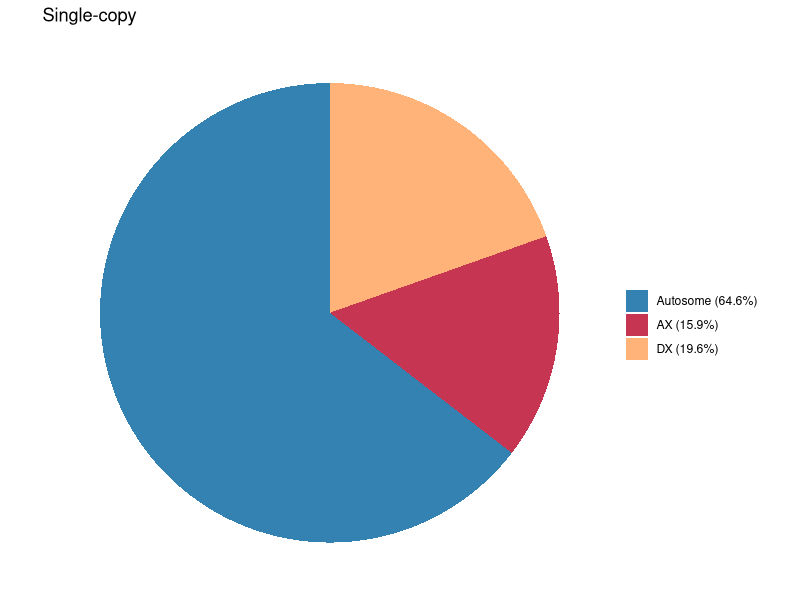
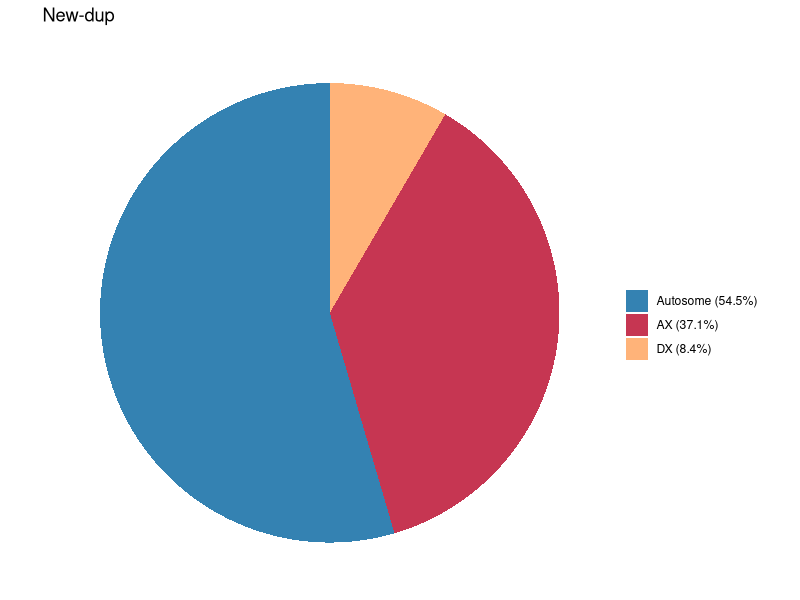
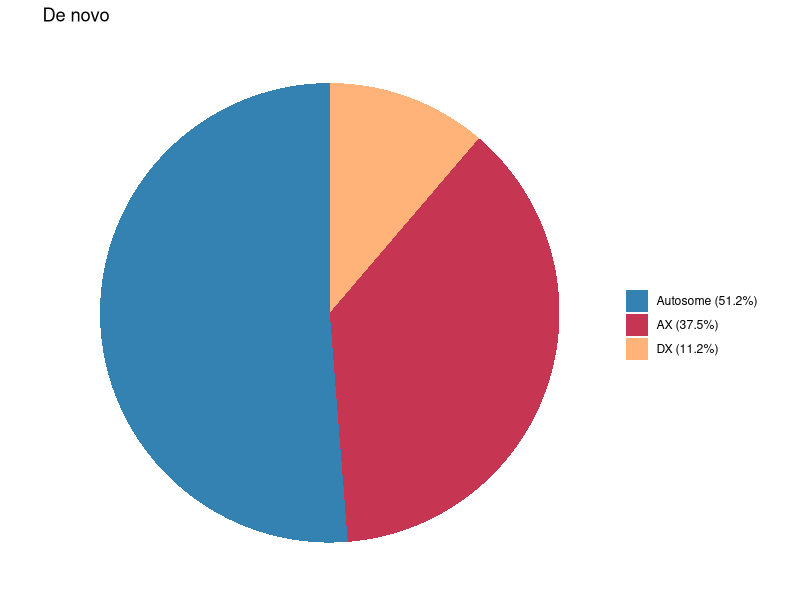

Recreate these plots in R, in order.
# Figure 1A
# Chromosome distribution among different gene sets

library(ggplot2)

# chromosome classes
chr_type<-c("Autosome","AX","DX")

# numbers for each gene class
singlecopy_nums<-c(6605,1622,2004)
newdup_nums<-c(78,53,12)
denovo_nums<-c(41,30,9)

# build dataframe
make_df <- function(nums, setname){
  df <- data.frame(chr_type = chr_type, nums = nums)
  df$set <- setname
  df$chr_type <- factor(df$chr_type, levels = chr_type)
  df$percent <- round(df$nums / sum(df$nums) * 100, 1)
  df$label <- paste0(df$chr_type, " (", df$percent, "%)")
  df
}

df_single <- make_df(singlecopy_nums, "Single-copy")
df_newdup <- make_df(newdup_nums, "New-dup")
df_denovo <- make_df(denovo_nums, "De novo")

# plot 
plot_pie <- function(df){
  ggplot(df, aes(x = "", y = nums, fill = chr_type)) +
    geom_bar(stat = "identity", width = 1) +
    coord_polar(theta = "y") +
    labs(title = unique(df$set), fill = "") +
    scale_fill_manual(values = c("#3482B2","#C63652","#FFB379"),
                      labels = df$label) +
    theme_void()
}

plot_pie(df_single)
plot_pie(df_newdup)
plot_pie(df_denovo)
